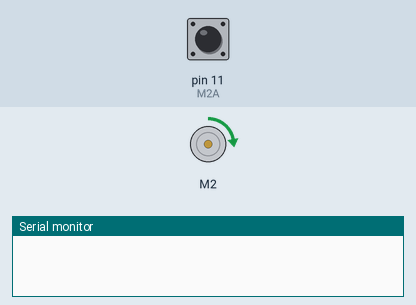
A sketch run on a simulated Arduino Uno, built with avr-gcc and run on an emulated ATmega328P. Shown: DC motor (green arrow = forward, orange = backward, longer = faster), the last lines printed to the serial monitor. The inputs (shaded band) are chosen by the test bench; at power-on: pin 11 (M2A) HIGH.

Above: at 1.5 s.
At 4.5 s:
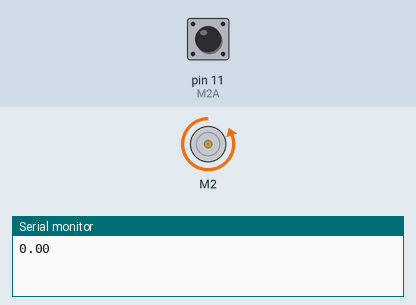
Timing chart, 0 to 7.8 s (numbered marks = the images above):
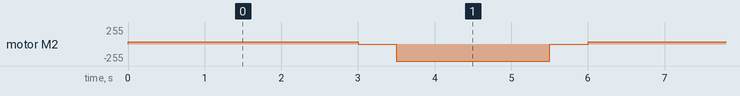

The sketch:

Motor_encode_rpm.ino
```cpp
// Motor Test Modules
// Carried Out By Kelvin
// 9th Sep 2018

#include "DualVNH5019MotorShield.h"
#include "EnableInterrupt.h"

DualVNH5019MotorShield md;

#define M1A 3
#define M1B 5   //Faulty
#define M2A 11
#define M2B 13

unsigned long pulse_duration;
volatile long encoderLeftCounter,encoderRightCounter;
bool change1=false,change2=false;
long prevMillis = 0;
unsigned long rpm;

void showEncode1(){
    change1=true;
    encoderLeftCounter++;
    enableInterrupt(M1A, showEncode1, FALLING);
}
void showEncode2(){
    change2=true;
    encoderRightCounter++;
    enableInterrupt(M2A, showEncode2, FALLING);
}

void setup()
{
  Serial.begin(115200);
  md.init();

  // pinMode(M1A,INPUT);
  pinMode(M2A,INPUT);
  // enableInterrupt(M1A, showEncode1, FALLING);
  enableInterrupt(M2A, showEncode2, FALLING);
}

double calc_rpm(double pulse_width_t) {
  double encode_rpm = (2*pulse_width_t)/562.25;
  return encode_rpm;
}

void loop()
{
  // loops endlessly; main loop goes here
  // the following code is a simple example:
  //if(millis()-prevMillis==1000) {
  //   disableInterrupt(M1A);
  //   rpm = encoderLeftCounter*30;
  //   Serial.println(rpm);
  //   encoderLeftCounter = 0;
  //   prevMillis = millis();
  //   enableInterrupt(M1A,showEncode1, FALLING);
  //}


  //md.setM1Speed(400);
  md.setM2Speed(50); // single-channel motor full-speed "forward"
  pulse_duration = pulseIn(M2A, HIGH);
  delay(2000); // wait for 2 seconds
  Serial.println(calc_rpm(pulse_duration));
  //md.setM1Speed(0);
  md.setM2Speed(0); // single-channel motor stop (coast)
  delay(500); // wait for 0.5 s
  //md.setM1Speed(400);
  md.setM2Speed(-400); // single-channel motor full-speed "reverse"
  delay(2000); // wait for 2 seconds
  //md.setM1Speed(0);
  md.setM2Speed(0); // single-channel motor stop (coast)
  delay(500); // wait for 0.5 s
}
```

Measured:
- by itself, motor M2: repeats every 6.0 s: stopped 0.50 s, backward 255/255 2.0 s, stopped 0.50 s, forward 31/255 3.0 s
